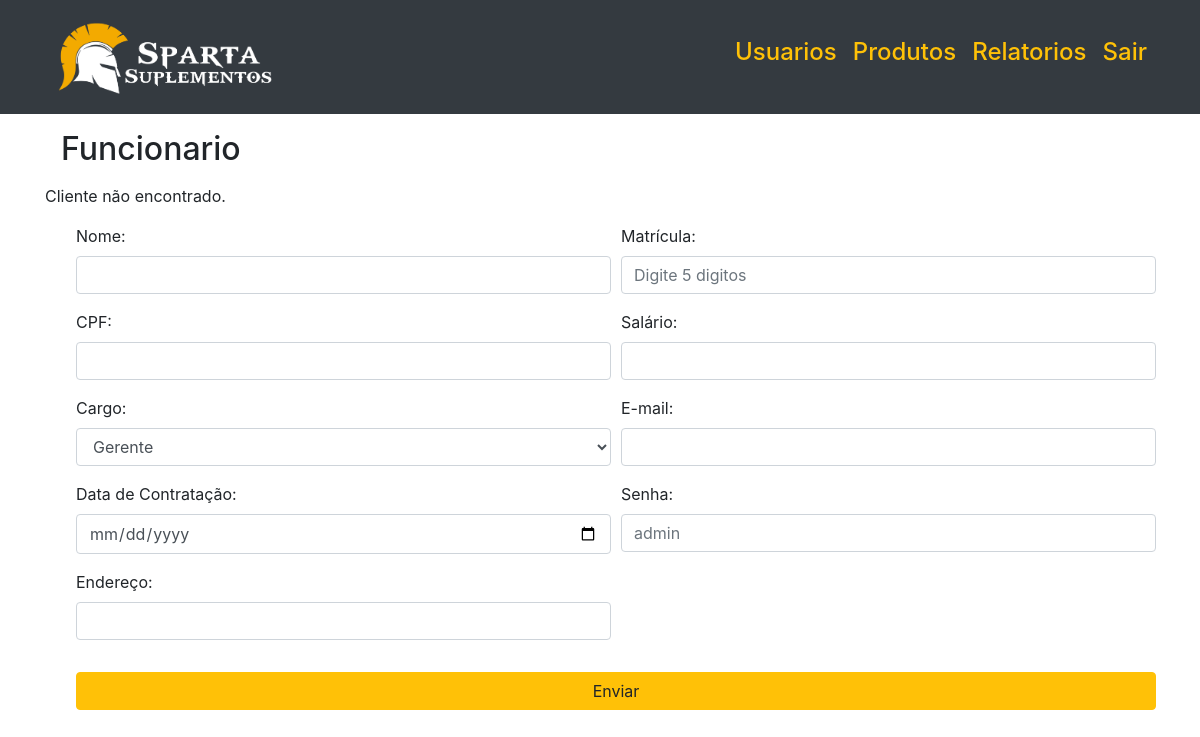
/adm/usuario_adm/editar_funcionario.php?usuario_id=23, run on an earlier commit of the app's database.
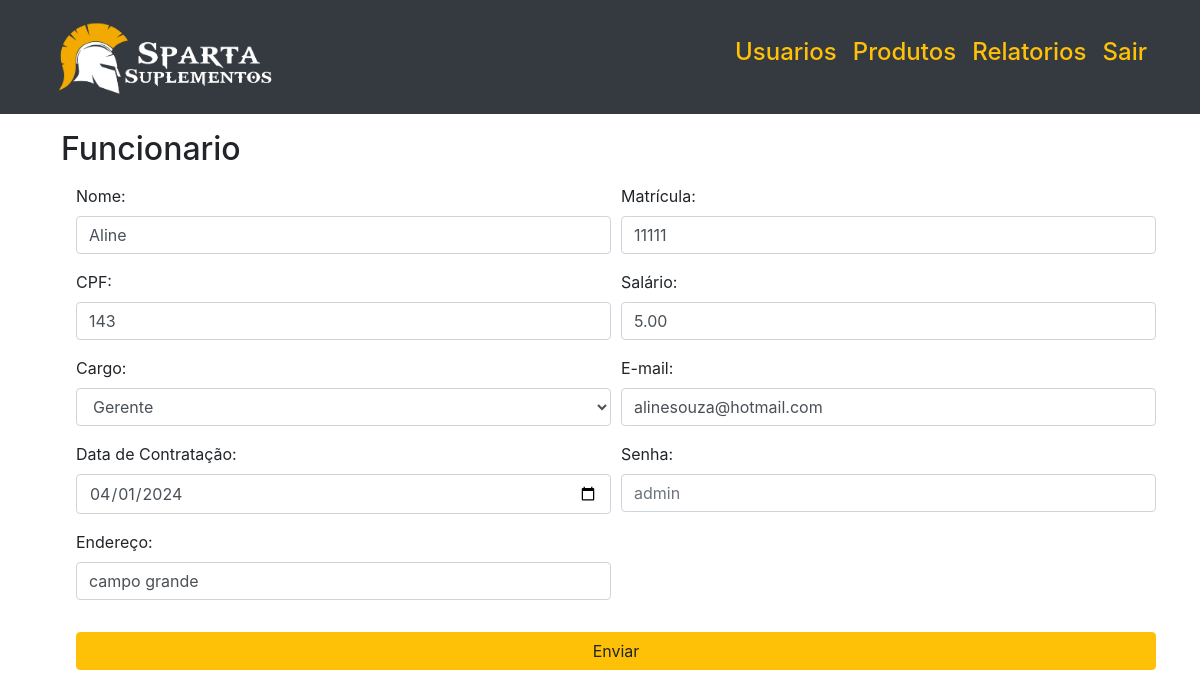
And on a later commit of the database.
### tables this page shows
CREATE TABLE `funcionario` (
  `funcionario_id` int(11) NOT NULL,
  `usuario_id` int(11) DEFAULT NULL,
  `nome` varchar(100) DEFAULT NULL,
  `cpf` int(11) NOT NULL,
  `email` varchar(100) DEFAULT NULL,
  `cargo` varchar(100) DEFAULT NULL,
  `salario` decimal(10,2) DEFAULT NULL,
  `matricula` varchar(20) DEFAULT NULL,
  `data_contratacao` date DEFAULT NULL,
  `endereco` varchar(255) NOT NULL,
  `cep` varchar(20) DEFAULT NULL,
  `numero` varchar(20) DEFAULT NULL,
  `cidade` varchar(100) DEFAULT NULL,
  `estado` varchar(50) DEFAULT NULL,
  `complemento` varchar(100) DEFAULT NULL
);

### adm/usuario_adm/editar_funcionario.php (the view, shortened to what this page needs)
<!DOCTYPE html>
<html lang="pt-br">
<head>
    <link rel="stylesheet" href="https://cdn.jsdelivr.net/npm/bootstrap@4.0.0/dist/css/bootstrap.min.css"
 />
    <link rel="stylesheet" href="../../public/style.css">
</head>
<body>
    <nav class="navbar navbar-expand-md navbar-light bg-dark p-1 box-shadow">
        <div class="container">
            <a href="#" class="navbar-brand">
                <img class="imagem-login" src="../../img/Sparta Suplementos - Logo.png" alt="sparta" />
            </a>
            <div class="collapse navbar-collapse" id="navbarSupportedContent">
                <ul class="navbar-nav ml-auto">
                <li class="nav-item">
                        <h4><a class="nav-link text-warning" href="../usuario_adm/usuarios.php">Usuarios</a></h4>
                    </li>
                    <li class="nav-item">
                        <h4><a class="nav-link text-warning" href="../produto/lista_produtos.php">Produtos </a></h4>
                    </li>
                    <li class="nav-item">
                        <h4><a class="nav-link text-warning" href="../relatorio/relatorio.php">Relatorios</a></h4>
                    </li>
                    <li class="nav-item">
                        <h4><a class="nav-link text-warning" href="../usuario/login.php">Sair</a></h4>
                    </li>
                </ul>
            </div>
        </div>
    </nav>
    <section class="container">
    <h2 class="m-3">Funcionario</h2>
    <?php
include 'conexao.php';
if (isset($_GET['usuario_id']) && is_numeric($_GET['usuario_id'])) {
    $usuario_id = $_GET['usuario_id'];
    $query = "SELECT * FROM funcionario WHERE usuario_id = $usuario_id";
    $result = $conn->query($query);
    if ($result->num_rows == 1) {
        $row = $result->fetch_assoc();
        $nome = $row['nome'];
        $matricula = $row['matricula'];
        $cpf = $row['cpf'];
        $salario = $row['salario'];
        $data_contratacao = $row['data_contratacao'];
        $email = $row['email'];
        $endereco = $row['endereco'];
        $nome = $row['nome'];
    } else {
        echo "Cliente não encontrado.";
    }
} else {
    echo "ID do usuário inválido ou não fornecido.";
}
?>
 <form action="salvar_edit_funcionario.php" method="post" class="m-3 container">
    <div class="form-row">
        <div class="form-group col-md-6">
            <label for="nome">Nome:</label>
            <input type="text" class="form-control" id="nome" name="nome" value="<?php echo $nome; ?>" required>
        </div>
        <div class="form-group col-md-6">
            <label for="matricula">Matrícula:</label>
            <input type="text" class="form-control" id="matricula" placeholder="Digite 5 digitos" name="matricula" pattern="\d{5}" title="Digite exatamente 5 números" value="<?php echo $matricula; ?>"required>
        </div>
    </div>
    <div class="form-row">
        <div class="form-group col-md-6">
            <label for="cpf">CPF:</label>
            <input type="text" class="form-control" id="cpf" name="cpf" pattern="\d{3}\.\d{3}\.\d{3}-\d{2}" title="Digite o CPF no formato 999.999.999-99"value="<?php echo $cpf; ?>" required>
        </div>
        <div class="form-group col-md-6">
            <label for="salario">Salário:</label>
            <input type="text" class="form-control" id="salario" name="salario" pattern="^\d{1,3}(\.\d{3})*(,\d{2})?$" title="Digite um valor válido  Ex: 5.000,00"value="<?php echo $salario; ?>" required>
        </div>
    </div>
    <div class="form-row">
        <div class="form-group col-md-6">
            <label for="cargo" >Cargo:</label>
            <select class="form-control" id="cargo" name="cargo" required>
                <option value="Gerente">Gerente</option>
            </select>
        </div>
        <div class="form-group col-md-6">
            <label for="email">E-mail:</label>
            <input type="email" class="form-control" id="email" name="email"pattern="[a-zA-Z0-9._%+-]+@[a-zA-Z0-9.-]+\.[a-zA-Z]{2,}" title="Por favor, insira um endereço de e-mail válido" value="<?php echo $email; ?>" required>
        </div>
    </div>
    <div class="form-row">
        <div class="form-group col-md-6">
            <label for="data_contratacao">Data de Contratação:</label>
            <input type="date" class="form-control" id="data_contratacao" name="data_contratacao" value="<?php echo $data_contratacao; ?>"required>
        </div>
        <div class="form-group col-md-6">
            <label for="senha">Senha:</label>
            <input type="password" class="form-control" id="senha" name="senha" required placeholder="admin">
        </div>
    </div>
    <div class="form-row">
        <div class="form-group col-md-6">
                <label for="endereco">Endereço:</label>
                <input type="text" class="form-control" id="endereco" name="endereco"value="<?php echo $endereco; ?>" required>
            </div>
    </div>
    <button type="submit" class="btn btn-warning w-100 mt-3">Enviar</button>
</form>
    </section>
</body>
</html>

What changed in the data, as far as the page shows it:
added funcionario: nome "Aline", matricula "11111", email "alinesouza@hotmail.com", data_contratacao "04/01/2024"
Also different on the page:
form field cpf: (not shown) → "143"
form field salario: (not shown) → "5.00"
form field endereco: (not shown) → "campo grande"
text no longer shown: "Cliente não encontrado."
